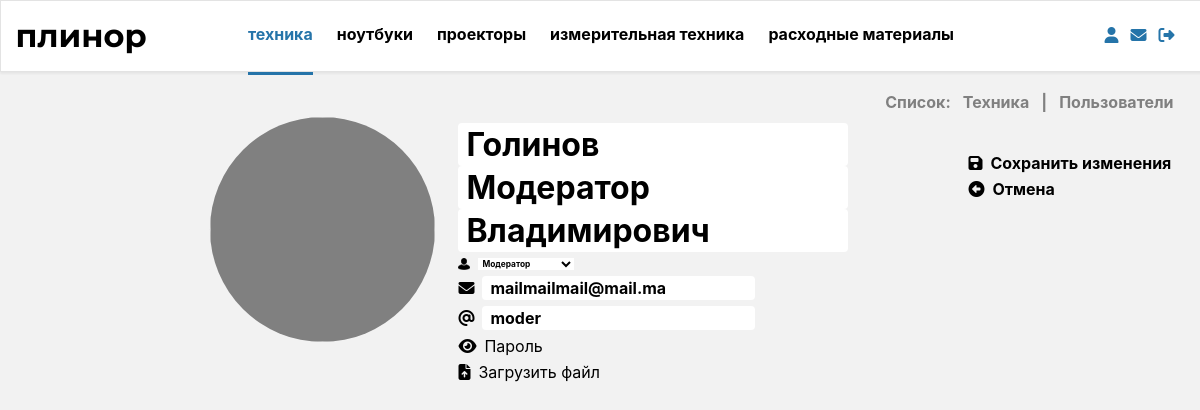
Screenshot of /cabinet/change/2 (signed in) with the database file from the repository.
### tables this page shows
CREATE TABLE `users` (
  `id` int(11) NOT NULL,
  `login` text,
  `password` text,
  `r_name` text,
  `r_surname` text,
  `r_secname` text,
  `email` text,
  `mode` int(11) DEFAULT NULL,
  `avatar` text
);

### bizz/view/view_form.php (called while the page is built)
<?php
include "bizz/view/view_hat.php";
include "bizz/view/view_menu.php";
include "bizz/view/$content_view";

### bizz/core/view.php (called while the page is built)
<?php
class View
{
    function generate($content_view, $template_view, $data = null)
    {
        include 'bizz/view/'.$template_view;
    }
}

### bizz/controler/controller_cabinet.php (called while the page is built, shortened)
<?php
class Controller_Cabinet extends Controller{
    public function __construct($way)
    {
        $this->model_cabinet=new Model_user();
    }
    function action_change(){
        $data['settings']=1;
        if(isset($this->way[START_POSITION + 2])&&($_SESSION['RULES']>=4))
            $object=$this->way[START_POSITION + 2];
        else
            $object=null;
        $data['profile']=$this->model_cabinet->find_person(null);
        $data['person']=$this->model_cabinet->find_person($object);
        $this->view->generate('view_cabinet.php', 'view_form.php', $data);
    }
}

### bizz/bootstrap.php (called while the page is built, shortened)
<?php
require_once 'core/mysql.php';
require_once 'core/model.php';
require_once 'core/view.php';
Route::start($routes);

### index.php (called while the page is built, shortened)
<?php
$routes = explode('/', $_SERVER['SERVER_NAME'].$_SERVER['REQUEST_URI']);
require_once 'bizz/bootstrap.php';

### bizz/core/model.php (called while the page is built, shortened)
<?php
class Model
{
    function __construct()
    {
        $this->db = new MySQL("localhost", "root","root","plinor");
    }
}

### bizz/core/MySQL.php (called while the page is built)
<?php
class MySQL extends mysqli
{
    public static $request=array();
    public  function query($req,$resultmode = MYSQLI_STORE_RESULT){
        array_unshift(self::$request,$req);
        return parent::query($req);
    }
}

### bizz/model/model_user.php (called while the page is built, shortened)
<?php
class Model_user extends Model
{
    function find_person($object)
    {
        if($object!=null){
            $myresult = $this->db->query("SELECT * FROM users WHERE id='$object'");
        }
        else{
        $result = $this->db->query("SELECT id_user FROM hash WHERE hash='{$_COOKIE["hash"]}'");
        $myresult = mysqli_fetch_row($result);
        if (isset($myresult)) {
            $myresult = $this->db->query("SELECT * FROM users WHERE id='$myresult[0]'");
        }}
        $myresult = mysqli_fetch_row($myresult);
        if (isset($myresult)) {
            return $myresult;
        }
    }
}

### bizz/view/view_cabinet.php (the view, shortened to what this page needs)
<form name="addform" method="post" action="<?php echo URL_BASE."/cabinet/save/".$data['person'][0];?>" enctype="multipart/form-data">
<article>
    <div class="cab_profile row">
    <img src="<?php echo URL_BASE."/".$data['person'][8];?>" class="cab_avatar">
    <div class="cab_info">
        <input type="text" class="cab_fio" name="r_surname" placeholder="Фамилия" value="<?php echo $data['person'][4];?>" <?php if($data['settings']==0):?>readonly<?php endif;?>>
        <div class="cab_io">
            <input type="text" class="cab_fio" name="r_name" placeholder="Имя" value="<?php echo $data['person'][3];?>" <?php if($data['settings']==0):?>readonly<?php endif;?>>
            <input type="text" class="cab_fio" name="r_secname" placeholder="Отчество" value="<?php echo $data['person'][5];?>" <?php if($data['settings']==0):?>readonly<?php endif;?>>
        </div>
        <div class="cab_full row">
            <img src="<?php echo URL_BASE;?>/pic/orig/profile.png" class="cab_icon">
            <?php if(($data['settings']==1)&&($data['profile'][7]>3)):?>
                <select name="mode">
                    <option value="4" <?php if($data['person'][7]==4): echo 'selected'; endif;?>>Модератор</option>
                </select>
            <?php endif;?>
        </div>
        <div class="cab_full row">
            <i id = "cab_icon" class="fas fa-envelope"></i>
            <input type="text" name="mail" value="<?php echo $data['person'][6];?>" <?php if($data['settings']==0):?>readonly<?php endif;?>>
        </div>
        <div class="cab_full row">
            <i id = "cab_icon" class="fas fa-at"></i>
            <input type="text" name="login" value="<?php echo $data['person'][1];?>" <?php if($data['settings']==0):?>readonly<?php endif;?>>
        </div>
        <?php if($data['settings']!=0):?>
            <div class="cab_full row">
                <i id = "cab_icon" class="fas fa-eye" onclick="cab_vis(this,1)"></i>
                <p class="cab_pus">Пароль</p>
            </div>
        <div class="cab_full row">
            <i id = "cab_icon" class="fas fa-file-upload"></i>
            <label for="files" >Загрузить файл</label>
        </div>
        <?php endif; ?>
    </div>
    <div class="cab_settings">
        <?php if($data['settings']==0):?>
        <a href="<?php echo URL_BASE."/cabinet/change/".$data['person'][0]?>"><div class="cab_full row">
                <i id = "cab_icon" class="fas fa-user-edit"></i>
            <p>Изменить профиль</p>
        </div>
        </a>
        <div class="cab_full row">
            <i id = "cab_icon" class="fas fa-eye" onclick="cab_vis(this,0)"></i>
            <p class="cab_pus">Пароль</p>
            <input type="text" name="password" class="cab_puss unvis" value="<?php echo $data['person'][2];?>" <?php if($data['settings']==0):?>readonly<?php endif;?>>
        </div>
        <?php else:?>
        <div class="cab_full row">
            <i id = "cab_icon" class="fas fa-save"></i>
            <input type="submit" name="submit" value="Сохранить изменения">
        </div>
        <a href="<?php echo URL_BASE;?>/cabinet/view"><div class="cab_full row">
                <i id = "cab_icon" class="fas fa-arrow-alt-circle-left"></i>
            <p>Отмена</p>
            </div></a>
        <?php endif;?>
    </div>
    </div>
</article>
</form>

### css/landing.css (style rules this page uses)
html { height: 100%; margin: 0; padding: 0; }
article { margin: 0 auto; margin-top: 70px; position: relative; width: 65vw; padding: 0.5vw 1vw; display: flex; flex-direction: column; font-family: -apple-system, BlinkMacSystemFont, "Segoe UI", Roboto, "Helvetica Neue", Arial, "Noto Sans", serif; height: 100%; }
article div { margin: 0.5vw 0vw 0 0; }
a { font-weight: 700; text-decoration: none; color: black; }

### css/menu.css (style rules this page uses)
body { font-family: PF Regal, PF Regal Text Pro, Georgia, serif; margin: 0 0; background: rgb(242, 242, 242); overflow-x: hidden; }

### css/cabinet.css (style rules this page uses)
.cab_profile { position: relative; padding: 0; margin: 0; }
.cab_profile input { width: auto; min-width: 12vw; border: 0; background: inherit; padding: 2px; font-family: -apple-system, BlinkMacSystemFont, "Segoe UI", Roboto, "Helvetica Neue", Arial, "Noto Sans", serif; font-size: 16px; font-weight: 700; }
.cab_profile input:read-write { background: white; border-radius: 4px; border-color: #2574A9; border-width: 2px; padding-left: 8px; border-color: #2574A9; }
.cab_avatar { background: gray; width: 225px; height: 225px; border-radius: 50%; margin-right: 3%; }
.cab_info { width: 50%; padding: 0; display: flex; flex-direction: column; position: relative; }
.cab_settings { padding: 2vw 0 0 10vw; display: flex; flex-direction: column; }
.cab_full { align-items: center; cursor: pointer; }
.cab_profile p { width: 200px; padding: 0; margin: 0; }
.cab_profile .cab_fio { font-family: -apple-system, BlinkMacSystemFont, "Segoe UI", Roboto, "Helvetica Neue", Arial, "Noto Sans", serif; font-size: 32px; font-weight: 700; }
.cab_icon { padding-right: 8px; height: auto; width: 1vw; }
#cab_icon { margin-right: 8px; }
.row { display: flex; flex-direction: row; }
.cab_io { margin: 0; padding: 0; display: flex; flex-direction: column; }
.cab_profile .cab_full [value="Сохранить изменения"] { padding: 0; margin: 0; text-align: left; }
.cab_full select { width: 8vw; background: white; border: 0; font-size: 0.7vw; font-family: -apple-system, BlinkMacSystemFont, "Segoe UI", Roboto, "Helvetica Neue", Arial, "Noto Sans", serif; font-weight: bold; }
.cab_full option { background: none; border: 0; font-size: 0.7vw; font-family: -apple-system, BlinkMacSystemFont, "Segoe UI", Roboto, "Helvetica Neue", Arial, "Noto Sans", serif, Arial; font-weight: bold; }
.cab_settings { font-weight: 600; }

### rows the page displays
users: r_surname "Голинов", r_name "Модератор", r_secname "Владимирович", mode "Модератор", mail "mailmailmail@mail.ma", login "moder"
